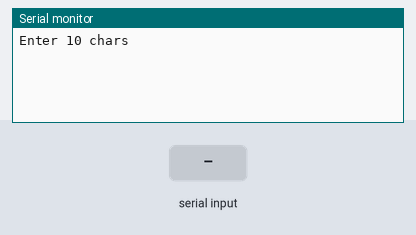
A sketch run on a simulated Arduino Uno, built with avr-gcc and run on an emulated ATmega328P. On the bench: the last lines printed to the serial monitor. The test bench sets the inputs (shaded band).

Above: at 1.2 s.
1.3 s: "1\n" received over Serial
At 2.1 s:
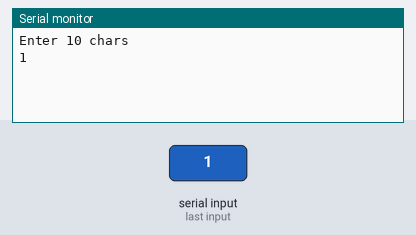
2.8 s: "0\n" received over Serial
At 3.3 s:
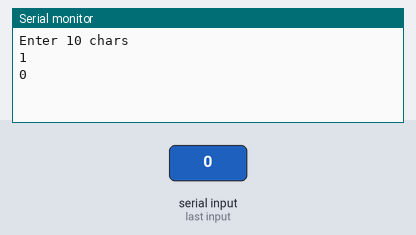
4.3 s: "2\n" received over Serial
At 5.6 s:
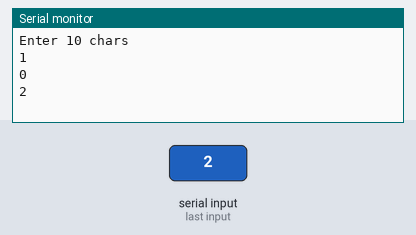

The sketch:

l3.ino
```cpp
#include <Arduino.h>
#include <SoftwareSerial.h>
String tmp;

void setup() {
  Serial.begin(1200);
  Serial.println("Enter 10 chars");

}

void loop() {
  //Denna loop går tills det finns data tillgänglig på seriell porten.
  while(Serial.available() == 0){
  }
  //Läser in strängen tills en radbrytning dyker upp.
  tmp = Serial.readStringUntil('\n');
  tmp.trim(); //Rensar onödiga tecken.
  Serial.println(tmp); //Skriver ut strängen.
}
```

Measured:
- after the input at 1.3 s, the serial monitor: prints a new line at once (image 1)
- after the input at 2.8 s, the serial monitor: prints a new line at once (image 2)
- after the input at 4.3 s, the serial monitor: prints a new line at once (image 3)
